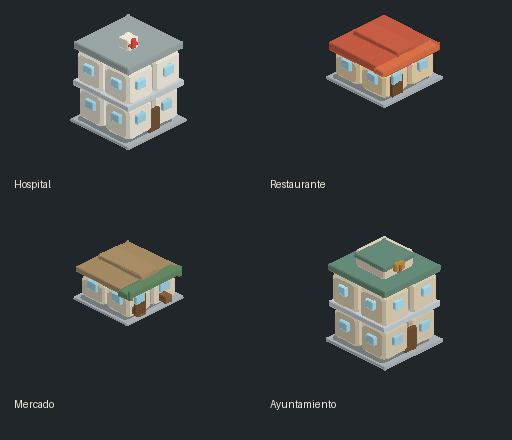
#> input picture artifacts/city_buildings_preview.png, 512 x 440 px, given in place of city_buildings_preview.png.png, which was not available
$ python build-ui-icons.py ../../artifacts/city_buildings_preview.png
#> lines starting #> are read from the running program, lines starting #| are printed output that depends on the picture; after the words box and inside, x2 and y2 are one past the last pixel; in counts of white or black regions, pixels touching at a corner belong together
#!/usr/bin/env python3
"""Builds the square icons of the items and the tools the UI kit shows, with their ink outline.

The sources are the BARE clay renders of artifacts/vox/icons/<id>.png (artifacts/vox/clay/vox_icons.py:
an item is the voxel piece the game drops for it, a tool its leaned model; each one drawn small in
the middle of a 1024 x 853 canvas). This script crops the icon, fits it to a transparent square and
draws the ink line around it, the same way for every icon, so an item and a tool always carry the
very same outline and changing the line never means rendering anything again:

    OUTLINE  the line's width, in pixels of a SIZE x SIZE icon (the kit's `--ac-line` is 4)
    WOBBLE   how far it strays from a true offset curve (the kit's `#ac-wobble` filter)

The icons are committed (web/ui/items/<id>.png) so build-web.sh stays free of Python; run this
again whenever an icon source or the outline changes, then `node lib/scripts/export-ui.cjs`.

Run from anywhere: python3 lib/scripts/build-ui-icons.py [wood stone_pickaxe …]   (needs Pillow, numpy)
"""

import math
import sys
import zlib
from pathlib import Path

import numpy as np
from PIL import Image, ImageFilter

SIZE = 128
INK = (0x1A, 0x12, 0x0D)  # --ac-ink
OUTLINE = 4.5
WOBBLE = 0.9
WOBBLE_CELL = 11
SUPER = 2  # the line is drawn at SUPER x SIZE and shrunk, to keep its edge smooth
MARGIN = round(OUTLINE + WOBBLE) + 3  # transparent border kept clear for the line

lib = Path(__file__).resolve().parent.parent
source = lib.parent / "artifacts" / "vox" / "icons"
target = lib / "web" / "ui" / "items"


def wobble(shape, cell, seed):
    """Smooth noise in [-1, 1] of one wobble per `cell` pixels, the same for the same seed."""
    rng = np.random.default_rng(seed)
    rows, cols = shape[0] // cell + 3, shape[1] // cell + 3
    coarse = Image.fromarray((rng.random((rows, cols)) * 255).astype(np.uint8))
    big = coarse.resize((cols * cell, rows * cell), Image.BICUBIC)
    return np.asarray(big, dtype=np.float32)[: shape[0], : shape[1]] / 127.5 - 1.0


def outline(image, width, wander, cell, seed):
    """`image` (RGBA) with an ink line `width` px wide drawn around its opaque part.

    The shape is blurred and cut at the level a straight edge has at `width` from it; moving the
    level with smooth noise makes the line wander `wander` px either way.
    """
    rgba = image.convert("RGBA")
    solid = np.asarray(rgba.getchannel("A")) > 8
    sigma = width * 0.55
    soft = Image.fromarray((solid * 255).astype(np.uint8)).filter(ImageFilter.GaussianBlur(sigma))
    field = np.asarray(soft, dtype=np.float32) / 255.0
    # The blurred value of a straight edge at distance d outside the shape is erfc(d / s√2) / 2.
    noise = wobble(field.shape, cell, seed)
    steps = np.linspace(-1.0, 1.0, 65)
    levels = np.array([0.5 * math.erfc((width + wander * n) / (sigma * math.sqrt(2))) for n in steps])
    inked = field > np.interp(noise, steps, levels)
    ink = Image.new("RGBA", rgba.size, INK + (0,))
    ink.putalpha(Image.fromarray((inked * 255).astype(np.uint8)).filter(ImageFilter.GaussianBlur(0.8 * width / 11)))
    return Image.alpha_composite(ink, rgba)


def icon(path):
    """The inked SIZE x SIZE icon of one bare render."""
    image = Image.open(path).convert("RGBA")
    box = image.getchannel("A").point(lambda a: 255 if a > 8 else 0).getbbox()
    item = image.crop(box)
    inner = (SIZE - 2 * MARGIN) * SUPER
    scale = inner / max(item.size)
    item = item.resize((max(1, round(item.width * scale)), max(1, round(item.height * scale))), Image.LANCZOS)
    square = Image.new("RGBA", (SIZE * SUPER, SIZE * SUPER), (0, 0, 0, 0))
    square.paste(item, ((square.width - item.width) // 2, (square.height - item.height) // 2))
    seed = zlib.crc32(path.stem.encode())
    inked = outline(square, OUTLINE * SUPER, WOBBLE * SUPER, WOBBLE_CELL * SUPER, seed)
    return inked.resize((SIZE, SIZE), Image.LANCZOS)


def main(names):
    target.mkdir(parents=True, exist_ok=True)
    paths = [source / f"{n}.png" for n in names] or sorted(source.glob("*.png"))
    for path in paths:
        icon(path).save(target / path.name, optimize=True)
#> in icon, `box = image.getchannel("A").point(lambda a: 255 if a > 8 else 0).getbb..`: box = (0, 0, 512, 440)
#> in icon, `square = Image.new("RGBA", (SIZE * SUPER, SIZE * SUPER), (0, 0, 0, 0))`: square: PIL image 256x256 RGBA; every value is 0
#> in icon, `square.paste(item, ((square.width - item.width) // 2, (square.height -..`:
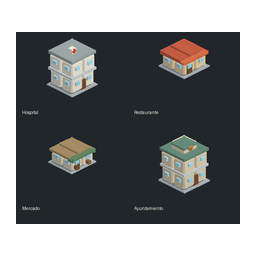
#> square: PIL image 256x256 RGBA; mean R, G, B, A 34.6, 37.1, 37.8, 167.3; transparent parts drawn white
#> in outline, `solid = np.asarray(rgba.getchannel("A")) > 8`:
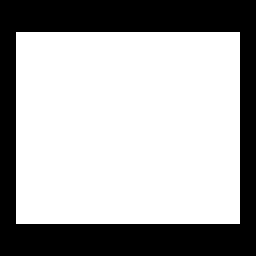
#> solid: shape (256, 256) bool; 65.6% white; 1 black region, box (x1, y1, x2, y2) and area: (0, 0, 256, 256) 22528
#> in outline, `soft = Image.fromarray((solid * 255).astype(np.uint8)).filter(ImageFil..`:
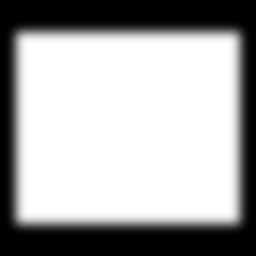
#> soft: PIL image 256x256 L; min 0, max 255, mean 167.3
#> in wobble, `big = coarse.resize((cols * cell, rows * cell), Image.BICUBIC)`:
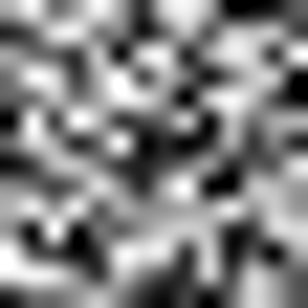
#> big: PIL image 308x308 L; min 0, max 255, mean 130.7
#> in wobble, `return np.asarray(big, dtype=np.float32)[: shape[0], : shape[1]] / 127..`:
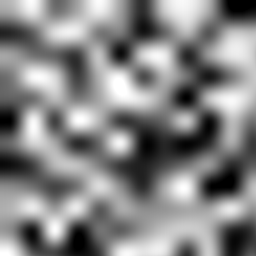
#> returned value: shape (256, 256) float32; min -1, max 1, mean 0.0417; drawn with min black and max white
#> in outline, `inked = field > np.interp(noise, steps, levels)`: inked: shape (256, 256) bool; 77.3% white; 1 black region, box (x1, y1, x2, y2) and area: (0, 0, 256, 256) 14886
#> in outline, `ink.putalpha(Image.fromarray((inked * 255).astype(np.uint8)).filter(Im..`:
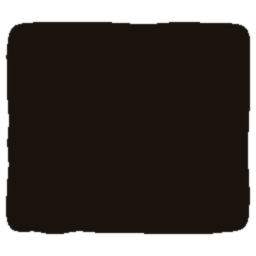
#> ink: PIL image 256x256 RGBA; mean R, G, B, A 26, 18, 13, 197.1; transparent parts drawn white
#> in icon, `return inked.resize((SIZE, SIZE), Image.LANCZOS)`:
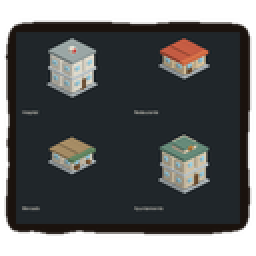
#> returned value: PIL image 128x128 RGBA (shown 2 times larger); mean R, G, B, A 38.2, 39.6, 39.5, 197.1; transparent parts drawn white
        print(f"{path.name} -> {SIZE}px")


if __name__ == "__main__":
    main(sys.argv[1:])
